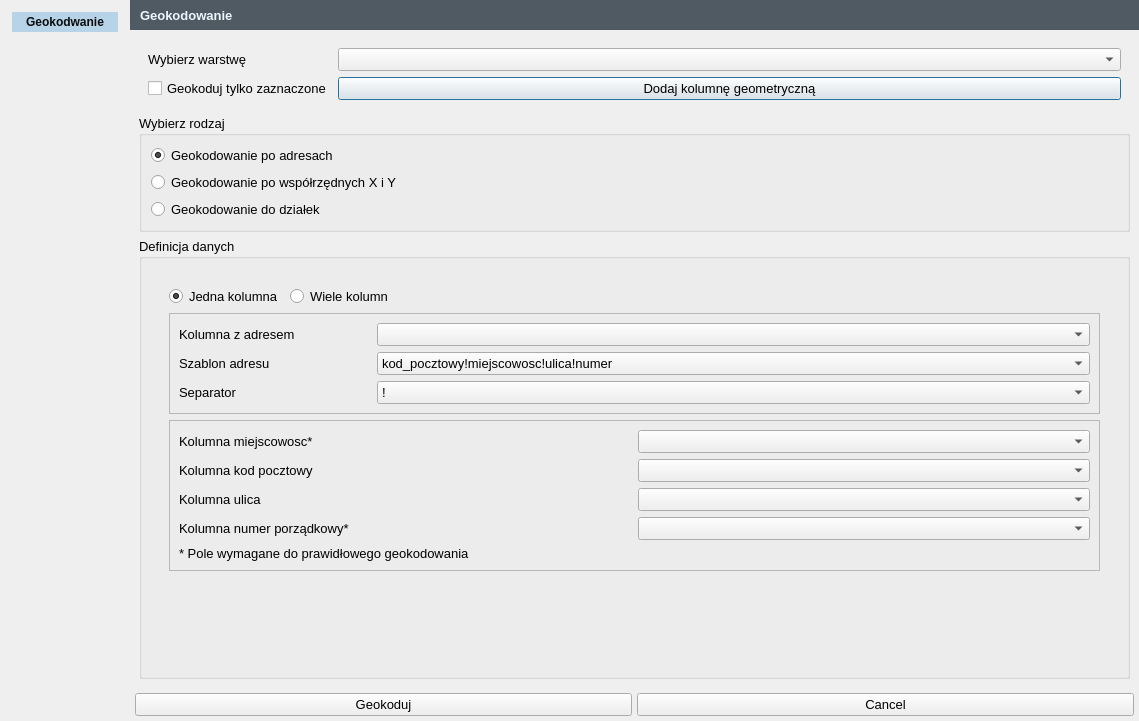
<?xml version="1.0" encoding="UTF-8"?>
<ui version="4.0">
 <class>GeocodingDialog</class>
 <widget class="QDialog" name="GeocodingDialog">
  <property name="windowModality">
   <enum>Qt::NonModal</enum>
  </property>
  <property name="enabled">
   <bool>true</bool>
  </property>
  <property name="geometry">
   <rect>
    <x>0</x>
    <y>0</y>
    <width>1139</width>
    <height>721</height>
   </rect>
  </property>
  <property name="sizePolicy">
   <sizepolicy hsizetype="Expanding" vsizetype="Expanding">
    <horstretch>1</horstretch>
    <verstretch>1</verstretch>
   </sizepolicy>
  </property>
  <property name="font">
   <font>
    <family>Segoe UI</family>
    <pointsize>10</pointsize>
    <weight>50</weight>
    <italic>false</italic>
    <bold>false</bold>
   </font>
  </property>
  <property name="windowTitle">
   <string>GIAP-PolaMap(lite) - Map view printout</string>
  </property>
  <property name="windowIcon">
   <iconset>
    <normaloff>:/plugins/giap_layout/icons/giap_logo.png</normaloff>:/plugins/giap_layout/icons/giap_logo.png</iconset>
  </property>
  <property name="styleSheet">
   <string notr="true"/>
  </property>
  <property name="locale">
   <locale language="English" country="UnitedKingdom"/>
  </property>
  <property name="sizeGripEnabled">
   <bool>false</bool>
  </property>
  <layout class="QGridLayout" name="gridLayout">
   <property name="leftMargin">
    <number>0</number>
   </property>
   <property name="topMargin">
    <number>0</number>
   </property>
   <property name="rightMargin">
    <number>0</number>
   </property>
   <property name="bottomMargin">
    <number>0</number>
   </property>
   <property name="spacing">
    <number>0</number>
   </property>
   <item row="1" column="1">
    <widget class="QStackedWidget" name="stackedWidget">
     <property name="font">
      <font>
       <family>Segoe UI</family>
       <pointsize>10</pointsize>
       <weight>50</weight>
       <italic>false</italic>
       <bold>false</bold>
      </font>
     </property>
     <property name="styleSheet">
      <string notr="true"/>
     </property>
     <property name="frameShape">
      <enum>QFrame::NoFrame</enum>
     </property>
     <property name="frameShadow">
      <enum>QFrame::Plain</enum>
     </property>
     <property name="currentIndex">
      <number>0</number>
     </property>
     <widget class="QWidget" name="opis">
      <layout class="QGridLayout" name="gridLayout_3">
       <property name="leftMargin">
        <number>0</number>
       </property>
       <property name="topMargin">
        <number>0</number>
       </property>
       <property name="rightMargin">
        <number>0</number>
       </property>
       <property name="bottomMargin">
        <number>0</number>
       </property>
       <property name="spacing">
        <number>0</number>
       </property>
       <item row="0" column="0">
        <widget class="QFrame" name="frame_7">
         <property name="minimumSize">
          <size>
           <width>200</width>
           <height>30</height>
          </size>
         </property>
         <property name="maximumSize">
          <size>
           <width>16777215</width>
           <height>30</height>
          </size>
         </property>
         <property name="styleSheet">
          <string notr="true">background-color: #4f5a63;
</string>
         </property>
         <property name="frameShape">
          <enum>QFrame::NoFrame</enum>
         </property>
         <property name="frameShadow">
          <enum>QFrame::Plain</enum>
         </property>
         <widget class="QLabel" name="title_label">
          <property name="geometry">
           <rect>
            <x>10</x>
            <y>0</y>
            <width>151</width>
            <height>30</height>
           </rect>
          </property>
          <property name="font">
           <font>
            <family>Segoe UI</family>
            <pointsize>10</pointsize>
            <weight>75</weight>
            <italic>false</italic>
            <bold>true</bold>
           </font>
          </property>
          <property name="styleSheet">
           <string notr="true">color : #EDF6FC;	font-weight: bold;</string>
          </property>
          <property name="text">
           <string>Geokodowanie</string>
          </property>
         </widget>
        </widget>
       </item>
       <item row="1" column="0">
        <widget class="QFrame" name="frame_main">
         <property name="sizePolicy">
          <sizepolicy hsizetype="Expanding" vsizetype="Expanding">
           <horstretch>0</horstretch>
           <verstretch>0</verstretch>
          </sizepolicy>
         </property>
         <property name="frameShape">
          <enum>QFrame::NoFrame</enum>
         </property>
         <property name="frameShadow">
          <enum>QFrame::Plain</enum>
         </property>
         <layout class="QGridLayout" name="gridLayout_4">
          <item row="1" column="0">
           <widget class="QGroupBox" name="groupBox">
            <property name="minimumSize">
             <size>
              <width>0</width>
              <height>0</height>
             </size>
            </property>
            <property name="title">
             <string>Wybierz rodzaj</string>
            </property>
            <layout class="QGridLayout" name="gridLayout_11">
             <property name="leftMargin">
              <number>9</number>
             </property>
             <property name="topMargin">
              <number>9</number>
             </property>
             <property name="rightMargin">
              <number>9</number>
             </property>
             <property name="bottomMargin">
              <number>9</number>
             </property>
             <item row="0" column="0">
              <widget class="QRadioButton" name="geocoding_adress">
               <property name="text">
                <string>Geokodowanie po adresach</string>
               </property>
               <property name="checked">
                <bool>true</bool>
               </property>
              </widget>
             </item>
             <item row="1" column="0">
              <widget class="QRadioButton" name="geocoding_XY">
               <property name="text">
                <string>Geokodowanie po współrzędnych X i Y</string>
               </property>
              </widget>
             </item>
             <item row="2" column="0">
              <widget class="QRadioButton" name="geocoding_parcels">
               <property name="text">
                <string>Geokodowanie do działek</string>
               </property>
              </widget>
             </item>
            </layout>
           </widget>
          </item>
          <item row="2" column="0">
           <widget class="QGroupBox" name="groupBox_2">
            <property name="minimumSize">
             <size>
              <width>0</width>
              <height>0</height>
             </size>
            </property>
            <property name="title">
             <string>Definicja danych</string>
            </property>
            <layout class="QGridLayout" name="gridLayout_2">
             <item row="0" column="0">
              <widget class="QStackedWidget" name="stackedWidget_2">
               <property name="currentIndex">
                <number>0</number>
               </property>
               <widget class="QWidget" name="page_1">
                <layout class="QGridLayout" name="gridLayout_5">
                 <item row="1" column="0">
                  <spacer name="verticalSpacer_4">
                   <property name="orientation">
                    <enum>Qt::Vertical</enum>
                   </property>
                   <property name="sizeHint" stdset="0">
                    <size>
                     <width>20</width>
                     <height>40</height>
                    </size>
                   </property>
                  </spacer>
                 </item>
                 <item row="0" column="0">
                  <widget class="QFrame" name="frame_3">
                   <property name="sizePolicy">
                    <sizepolicy hsizetype="Preferred" vsizetype="Preferred">
                     <horstretch>0</horstretch>
                     <verstretch>0</verstretch>
                    </sizepolicy>
                   </property>
                   <layout class="QGridLayout" name="gridLayout_6">
                    <item row="0" column="0">
                     <layout class="QFormLayout" name="formLayout">
                      <item row="0" column="0">
                       <widget class="QRadioButton" name="adress_single_column">
                        <property name="text">
                         <string>Jedna kolumna</string>
                        </property>
                        <property name="checked">
                         <bool>true</bool>
                        </property>
                       </widget>
                      </item>
                      <item row="0" column="1">
                       <widget class="QRadioButton" name="adress_multi_column">
                        <property name="text">
                         <string>Wiele kolumn</string>
                        </property>
                        <property name="checked">
                         <bool>false</bool>
                        </property>
                       </widget>
                      </item>
                     </layout>
                    </item>
                    <item row="1" column="0">
                     <widget class="QFrame" name="frame_single">
                      <property name="frameShape">
                       <enum>QFrame::StyledPanel</enum>
                      </property>
                      <property name="frameShadow">
                       <enum>QFrame::Raised</enum>
                      </property>
                      <layout class="QFormLayout" name="formLayout_2">
                       <item row="0" column="0">
                        <widget class="QLabel" name="adress_col_label">
                         <property name="minimumSize">
                          <size>
                           <width>192</width>
                           <height>0</height>
                          </size>
                         </property>
                         <property name="text">
                          <string>Kolumna z adresem</string>
                         </property>
                        </widget>
                       </item>
                       <item row="0" column="1">
                        <widget class="QComboBox" name="adress_col_cbbx"/>
                       </item>
                       <item row="1" column="0">
                        <widget class="QLabel" name="adress_pattern_label">
                         <property name="text">
                          <string>Szablon adresu</string>
                         </property>
                        </widget>
                       </item>
                       <item row="1" column="1">
                        <widget class="QComboBox" name="adress_pattern">
                         <property name="enabled">
                          <bool>true</bool>
                         </property>
                         <property name="currentText">
                          <string>kod_pocztowy!miejscowosc!ulica!numer</string>
                         </property>
                         <item>
                          <property name="text">
                           <string>kod_pocztowy!miejscowosc!ulica!numer</string>
                          </property>
                         </item>
                        </widget>
                       </item>
                       <item row="2" column="0">
                        <widget class="QLabel" name="adress_separator_label">
                         <property name="maximumSize">
                          <size>
                           <width>190</width>
                           <height>16777215</height>
                          </size>
                         </property>
                         <property name="text">
                          <string>Separator</string>
                         </property>
                        </widget>
                       </item>
                       <item row="2" column="1">
                        <widget class="QComboBox" name="adress_separator_cbbx">
                         <item>
                          <property name="text">
                           <string>!</string>
                          </property>
                         </item>
                         <item>
                          <property name="text">
                           <string>;</string>
                          </property>
                         </item>
                         <item>
                          <property name="text">
                           <string>,</string>
                          </property>
                         </item>
                        </widget>
                       </item>
                      </layout>
                     </widget>
                    </item>
                    <item row="2" column="0">
                     <widget class="QFrame" name="frame_many">
                      <property name="frameShape">
                       <enum>QFrame::StyledPanel</enum>
                      </property>
                      <property name="frameShadow">
                       <enum>QFrame::Raised</enum>
                      </property>
                      <layout class="QGridLayout" name="gridLayout_7">
                       <item row="1" column="1">
                        <widget class="QComboBox" name="adress_postal_cbbx">
                         <property name="editable">
                          <bool>false</bool>
                         </property>
                        </widget>
                       </item>
                       <item row="3" column="1">
                        <widget class="QComboBox" name="adress_building_cbbx">
                         <property name="editable">
                          <bool>false</bool>
                         </property>
                        </widget>
                       </item>
                       <item row="4" column="0" colspan="2">
                        <widget class="QLabel" name="label_4">
                         <property name="text">
                          <string>* Pole wymagane do prawidłowego geokodowania</string>
                         </property>
                        </widget>
                       </item>
                       <item row="2" column="0">
                        <widget class="QLabel" name="adress_street_label">
                         <property name="text">
                          <string>Kolumna ulica</string>
                         </property>
                        </widget>
                       </item>
                       <item row="1" column="0">
                        <widget class="QLabel" name="adress_postal_label">
                         <property name="text">
                          <string>Kolumna kod pocztowy</string>
                         </property>
                        </widget>
                       </item>
                       <item row="0" column="1">
                        <widget class="QComboBox" name="adress_city_cbbx">
                         <property name="minimumSize">
                          <size>
                           <width>0</width>
                           <height>0</height>
                          </size>
                         </property>
                         <property name="editable">
                          <bool>false</bool>
                         </property>
                        </widget>
                       </item>
                       <item row="2" column="1">
                        <widget class="QComboBox" name="adress_street_cbbx">
                         <property name="editable">
                          <bool>false</bool>
                         </property>
                        </widget>
                       </item>
                       <item row="0" column="0">
                        <widget class="QLabel" name="adress_city_label">
                         <property name="text">
                          <string>Kolumna miejscowosc*</string>
                         </property>
                        </widget>
                       </item>
                       <item row="3" column="0">
                        <widget class="QLabel" name="adress_building_label">
                         <property name="text">
                          <string>Kolumna numer porządkowy*</string>
                         </property>
                        </widget>
                       </item>
                      </layout>
                     </widget>
                    </item>
                   </layout>
                  </widget>
                 </item>
                </layout>
               </widget>
               <widget class="QWidget" name="page_2">
                <layout class="QGridLayout" name="gridLayout_10">
                 <item row="1" column="0">
                  <spacer name="verticalSpacer_2">
                   <property name="orientation">
                    <enum>Qt::Vertical</enum>
                   </property>
                   <property name="sizeHint" stdset="0">
                    <size>
                     <width>20</width>
                     <height>40</height>
                    </size>
                   </property>
                  </spacer>
                 </item>
                 <item row="0" column="0">
                  <widget class="QFrame" name="frame_5">
                   <layout class="QGridLayout" name="gridLayout_12">
                    <item row="0" column="1">
                     <widget class="QComboBox" name="iddzialki_col">
                      <property name="minimumSize">
                       <size>
                        <width>500</width>
                        <height>0</height>
                       </size>
                      </property>
                     </widget>
                    </item>
                    <item row="1" column="1">
                     <widget class="QComboBox" name="iddzialki_separator">
                      <item>
                       <property name="text">
                        <string>,</string>
                       </property>
                      </item>
                      <item>
                       <property name="text">
                        <string>;</string>
                       </property>
                      </item>
                      <item>
                       <property name="text">
                        <string>:</string>
                       </property>
                      </item>
                      <item>
                       <property name="text">
                        <string>|</string>
                       </property>
                      </item>
                     </widget>
                    </item>
                    <item row="1" column="0">
                     <widget class="QLabel" name="label_6">
                      <property name="text">
                       <string>Separator**</string>
                      </property>
                     </widget>
                    </item>
                    <item row="3" column="0" colspan="2">
                     <widget class="QLabel" name="label_7">
                      <property name="text">
                       <string>**w przypadku wielu działek</string>
                      </property>
                     </widget>
                    </item>
                    <item row="2" column="0" colspan="2">
                     <widget class="QLabel" name="label_5">
                      <property name="text">
                       <string>*identyfikator obiektu (np. 141201_1.0008.6519)</string>
                      </property>
                     </widget>
                    </item>
                    <item row="0" column="0">
                     <widget class="QLabel" name="iddzialki_label_3">
                      <property name="minimumSize">
                       <size>
                        <width>150</width>
                        <height>0</height>
                       </size>
                      </property>
                      <property name="maximumSize">
                       <size>
                        <width>125</width>
                        <height>16777215</height>
                       </size>
                      </property>
                      <property name="text">
                       <string>Kolumna z IdDzialki*</string>
                      </property>
                     </widget>
                    </item>
                   </layout>
                  </widget>
                 </item>
                </layout>
               </widget>
               <widget class="QWidget" name="page_3">
                <layout class="QGridLayout" name="gridLayout_9">
                 <item row="1" column="0">
                  <spacer name="verticalSpacer">
                   <property name="orientation">
                    <enum>Qt::Vertical</enum>
                   </property>
                   <property name="sizeHint" stdset="0">
                    <size>
                     <width>20</width>
                     <height>40</height>
                    </size>
                   </property>
                  </spacer>
                 </item>
                 <item row="0" column="0">
                  <widget class="QFrame" name="frame_7">
                   <layout class="QGridLayout" name="gridLayout_16">
                    <item row="1" column="2">
                     <widget class="QComboBox" name="col_name_xy">
                      <property name="minimumSize">
                       <size>
                        <width>500</width>
                        <height>0</height>
                       </size>
                      </property>
                     </widget>
                    </item>
                    <item row="3" column="1">
                     <widget class="QLabel" name="col_x_label">
                      <property name="maximumSize">
                       <size>
                        <width>120</width>
                        <height>16777215</height>
                       </size>
                      </property>
                      <property name="text">
                       <string>Kolumna X:</string>
                      </property>
                     </widget>
                    </item>
                    <item row="3" column="2">
                     <widget class="QComboBox" name="col_x">
                      <property name="minimumSize">
                       <size>
                        <width>500</width>
                        <height>0</height>
                       </size>
                      </property>
                     </widget>
                    </item>
                    <item row="4" column="2">
                     <widget class="QComboBox" name="col_y">
                      <property name="minimumSize">
                       <size>
                        <width>500</width>
                        <height>0</height>
                       </size>
                      </property>
                     </widget>
                    </item>
                    <item row="4" column="1">
                     <widget class="QLabel" name="col_y_label">
                      <property name="text">
                       <string>Kolumna Y:</string>
                      </property>
                     </widget>
                    </item>
                    <item row="2" column="1">
                     <widget class="QLabel" name="xy_separator_label_3">
                      <property name="text">
                       <string>Separator</string>
                      </property>
                     </widget>
                    </item>
                    <item row="0" column="2">
                     <widget class="QgsProjectionSelectionWidget" name="col_geom_crs_xy">
                      <property name="minimumSize">
                       <size>
                        <width>500</width>
                        <height>0</height>
                       </size>
                      </property>
                     </widget>
                    </item>
                    <item row="1" column="1">
                     <widget class="QLabel" name="xy_col_label_3">
                      <property name="text">
                       <string>Kolumna XY:</string>
                      </property>
                     </widget>
                    </item>
                    <item row="2" column="2">
                     <widget class="QComboBox" name="xy_separator">
                      <item>
                       <property name="text">
                        <string>,</string>
                       </property>
                      </item>
                      <item>
                       <property name="text">
                        <string>;</string>
                       </property>
                      </item>
                      <item>
                       <property name="text">
                        <string>|</string>
                       </property>
                      </item>
                      <item>
                       <property name="text">
                        <string>!</string>
                       </property>
                      </item>
                     </widget>
                    </item>
                    <item row="0" column="1">
                     <widget class="QLabel" name="xy_proj_label_3">
                      <property name="text">
                       <string>Układ współrzędnych</string>
                      </property>
                     </widget>
                    </item>
                   </layout>
                  </widget>
                 </item>
                </layout>
               </widget>
              </widget>
             </item>
            </layout>
           </widget>
          </item>
          <item row="0" column="0">
           <widget class="QFrame" name="frame_4">
            <layout class="QGridLayout" name="gridLayout_8">
             <item row="0" column="0">
              <widget class="QLabel" name="label">
               <property name="minimumSize">
                <size>
                 <width>0</width>
                 <height>0</height>
                </size>
               </property>
               <property name="maximumSize">
                <size>
                 <width>110</width>
                 <height>16777215</height>
                </size>
               </property>
               <property name="text">
                <string>Wybierz warstwę</string>
               </property>
              </widget>
             </item>
             <item row="0" column="1">
              <widget class="QgsMapLayerComboBox" name="map_layer_cbbx"/>
             </item>
             <item row="1" column="0">
              <widget class="QCheckBox" name="geocoding_selected_only">
               <property name="text">
                <string>Geokoduj tylko zaznaczone</string>
               </property>
              </widget>
             </item>
             <item row="1" column="1">
              <widget class="QPushButton" name="add_geometry_column">
               <property name="text">
                <string>Dodaj kolumnę geometryczną</string>
               </property>
              </widget>
             </item>
            </layout>
           </widget>
          </item>
         </layout>
        </widget>
       </item>
      </layout>
     </widget>
    </widget>
   </item>
   <item row="0" column="0" rowspan="3">
    <widget class="QFrame" name="frame">
     <property name="minimumSize">
      <size>
       <width>120</width>
       <height>0</height>
      </size>
     </property>
     <property name="font">
      <font>
       <family>Segoe UI</family>
       <pointsize>10</pointsize>
       <weight>50</weight>
       <italic>false</italic>
       <bold>false</bold>
      </font>
     </property>
     <property name="styleSheet">
      <string notr="true">border-right: 2px solid #b7d3e8;
</string>
     </property>
     <layout class="QVBoxLayout" name="verticalLayout">
      <property name="spacing">
       <number>9</number>
      </property>
      <property name="leftMargin">
       <number>12</number>
      </property>
      <property name="topMargin">
       <number>12</number>
      </property>
      <property name="rightMargin">
       <number>12</number>
      </property>
      <property name="bottomMargin">
       <number>5</number>
      </property>
      <item>
       <widget class="QLabel" name="label_side">
        <property name="minimumSize">
         <size>
          <width>106</width>
          <height>20</height>
         </size>
        </property>
        <property name="styleSheet">
         <string notr="true">   background-color: #b7d3e8;
   color:  #0A0C0D;

   font-weight: bold;
</string>
        </property>
        <property name="text">
         <string>Geokodwanie</string>
        </property>
        <property name="alignment">
         <set>Qt::AlignCenter</set>
        </property>
       </widget>
      </item>
      <item>
       <spacer name="verticalSpacer_3">
        <property name="orientation">
         <enum>Qt::Vertical</enum>
        </property>
        <property name="sizeHint" stdset="0">
         <size>
          <width>20</width>
          <height>40</height>
         </size>
        </property>
       </spacer>
      </item>
     </layout>
     <zorder>verticalSpacer_3</zorder>
     <zorder>label_side</zorder>
    </widget>
   </item>
   <item row="2" column="1">
    <layout class="QHBoxLayout" name="horizontalLayout">
     <property name="spacing">
      <number>5</number>
     </property>
     <property name="leftMargin">
      <number>5</number>
     </property>
     <property name="topMargin">
      <number>5</number>
     </property>
     <property name="rightMargin">
      <number>5</number>
     </property>
     <property name="bottomMargin">
      <number>5</number>
     </property>
     <item>
      <widget class="QPushButton" name="geocoding">
       <property name="sizePolicy">
        <sizepolicy hsizetype="Expanding" vsizetype="Fixed">
         <horstretch>0</horstretch>
         <verstretch>0</verstretch>
        </sizepolicy>
       </property>
       <property name="text">
        <string>Geokoduj</string>
       </property>
      </widget>
     </item>
     <item>
      <widget class="QPushButton" name="pushButton_reject">
       <property name="sizePolicy">
        <sizepolicy hsizetype="Expanding" vsizetype="Fixed">
         <horstretch>0</horstretch>
         <verstretch>0</verstretch>
        </sizepolicy>
       </property>
       <property name="font">
        <font>
         <family>Segoe UI</family>
         <pointsize>10</pointsize>
         <weight>50</weight>
         <italic>false</italic>
         <bold>false</bold>
        </font>
       </property>
       <property name="text">
        <string>Cancel</string>
       </property>
      </widget>
     </item>
    </layout>
   </item>
  </layout>
 </widget>
 <customwidgets>
  <customwidget>
   <class>QgsMapLayerComboBox</class>
   <extends>QComboBox</extends>
   <header>qgsmaplayercombobox.h</header>
  </customwidget>
  <customwidget>
   <class>QgsProjectionSelectionWidget</class>
   <extends>QWidget</extends>
   <header>qgsprojectionselectionwidget.h</header>
  </customwidget>
 </customwidgets>
 <resources/>
 <connections>
  <connection>
   <sender>pushButton_reject</sender>
   <signal>clicked()</signal>
   <receiver>GeocodingDialog</receiver>
   <slot>reject()</slot>
   <hints>
    <hint type="sourcelabel">
     <x>1133</x>
     <y>715</y>
    </hint>
    <hint type="destinationlabel">
     <x>461</x>
     <y>501</y>
    </hint>
   </hints>
  </connection>
  <connection>
   <sender>adress_single_column</sender>
   <signal>clicked()</signal>
   <receiver>frame_single</receiver>
   <slot>show()</slot>
   <hints>
    <hint type="sourcelabel">
     <x>227</x>
     <y>295</y>
    </hint>
    <hint type="destinationlabel">
     <x>237</x>
     <y>320</y>
    </hint>
   </hints>
  </connection>
  <connection>
   <sender>adress_single_column</sender>
   <signal>clicked()</signal>
   <receiver>frame_many</receiver>
   <slot>hide()</slot>
   <hints>
    <hint type="sourcelabel">
     <x>204</x>
     <y>299</y>
    </hint>
    <hint type="destinationlabel">
     <x>214</x>
     <y>424</y>
    </hint>
   </hints>
  </connection>
  <connection>
   <sender>adress_multi_column</sender>
   <signal>clicked()</signal>
   <receiver>frame_many</receiver>
   <slot>show()</slot>
   <hints>
    <hint type="sourcelabel">
     <x>315</x>
     <y>289</y>
    </hint>
    <hint type="destinationlabel">
     <x>634</x>
     <y>494</y>
    </hint>
   </hints>
  </connection>
  <connection>
   <sender>adress_multi_column</sender>
   <signal>clicked()</signal>
   <receiver>frame_single</receiver>
   <slot>hide()</slot>
   <hints>
    <hint type="sourcelabel">
     <x>347</x>
     <y>297</y>
    </hint>
    <hint type="destinationlabel">
     <x>634</x>
     <y>361</y>
    </hint>
   </hints>
  </connection>
 </connections>
</ui>
